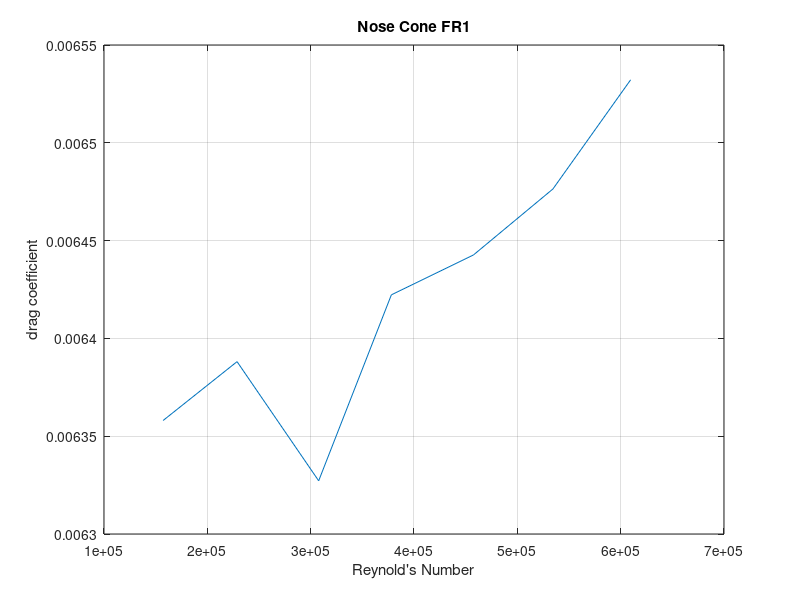
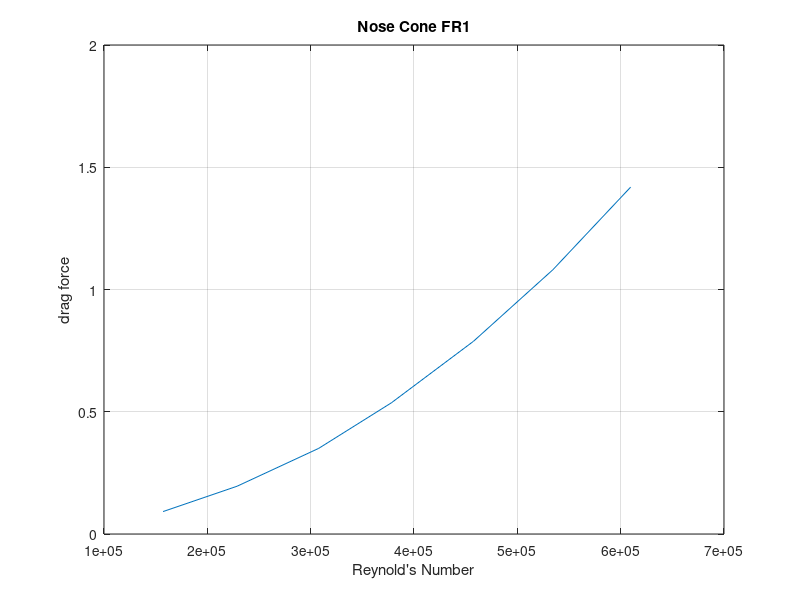
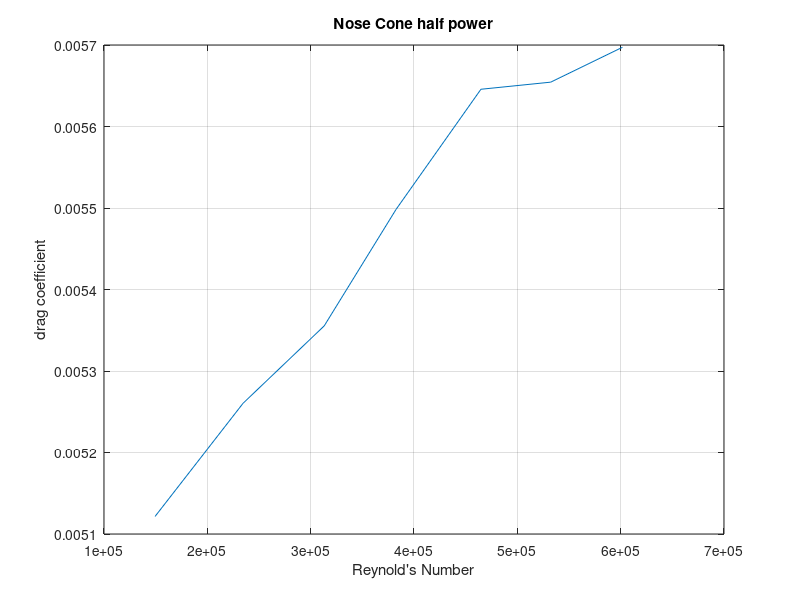
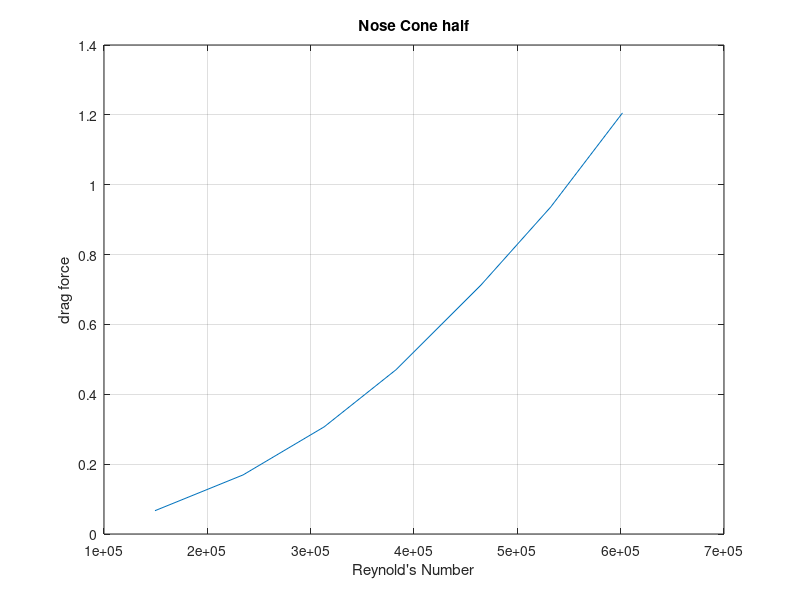

Source code (MATLAB) for these figures, in order:
% clean up for lab 3 wind tunnel test data
rho = 1.347;
mu = 1.789e-5;
test_data = fopen('test.txt','r');

data = textscan(test_data,'%f %f %f %f %f %f %f %*[^\n]');

fclose(test_data);

data = [data{1,:}];
k = 1;
for i = 1:4
    
    switch i
        case 1
            
            nose_coneFR1 = zeros(7,7);
            l = 1;
            for j = 10:5:40
                average = 0;
                
                while abs(j - data(k,7)) < 2
                    
                    nose_coneFR1(l,:) = nose_coneFR1(l,:) + data(k,:);
                    k = k +1;
                    average = average + 1;
                end
                nose_coneFR1(l,:) = nose_coneFR1(l,:)/average;
             l = l + 1;
            end
           FR = 1;
           L = 0.3048*.667;
           RE = nose_coneFR1(:,7)*L*rho/mu;
           ql = 0.5*rho*(nose_coneFR1(:,7).^2)*L;
           plot(RE,nose_coneFR1(:,1)./ql)
           xlabel('Reynold''s Number')
           ylabel('drag coefficient')
           title('Nose Cone FR1')
           grid
           
           figure (2)
           plot(RE,nose_coneFR1(:,1))
           grid
            xlabel('Reynold''s Number')
           ylabel('drag force')
           title('Nose Cone FR1')
          case 2
            
            nose_cone_half = zeros(7,7);
            l = 1;
            for j = 10:5:40
                average = 0;
                while abs(j - data(k,7)) < 2
                    
                    nose_cone_half(l,:) = nose_cone_half(l,:) + data(k,:);
                    k = k +1;
                    average = average + 1;
                end
                nose_cone_half(l,:) = nose_cone_half(l,:)/average;
             l = l + 1;
            end
              FR = 4;
           L = 0.3048*.667;
           RE = nose_cone_half(:,7)*L*rho/mu;
           ql = 0.5*rho*(nose_cone_half(:,7).^2)*L;
           figure(3)
           plot(RE,nose_cone_half(:,1)./ql)
           xlabel('Reynold''s Number')
           ylabel('drag coefficient')
           title('Nose Cone half power')
           grid
           
           figure (4)
           plot(RE,nose_cone_half(:,1))
           grid
            xlabel('Reynold''s Number')
           ylabel('drag force')
           title('Nose Cone half')
          case 3
            
            sd_8020 = zeros(7,7);
            l = 1;
            
            for j = 10:5:40
                average = 0;
                
                while abs(j - data(k,7)) < 2
                    
                    sd_8020(l,:) = sd_8020(l,:) + data(k,:);
                    k = k +1;
                    average = average + 1;
                end
                sd_8020(l,:) = sd_8020(l,:)/average;
             l = l + 1;
            end
            L = 0.3048*.667;
           RE = sd_8020(:,7)*L*rho/mu;
           ql = 0.5*rho*(sd_8020(:,7).^2)*L;
           figure(5)
           plot(RE,sd_8020(:,1)./ql)
           xlabel('Reynold''s Number')
           ylabel('drag coefficient')
           title('sd 8020')
           grid
           
           figure (6)
           plot(RE,sd_8020(:,1))
           grid
            xlabel('Reynold''s Number')
           ylabel('drag force')
           title('sd 8020')
            case 4
            
            clark = zeros(7,7);
            l = 1;
            for j = 10:5:40
                average = 0;
                while abs(j - data(k,7)) < 2
                    
                    clark(l,:) = clark(l,:) + data(k,:);
                    if k < 292
                        k = k +1;
                    else
                        break
                    end
                    average = average + 1;
                end
                clark(l,:) = clark(l,:)/average;
                
             l = l + 1;
            end
            L = 0.3048*0.667;
            RE = clark(:,7)*L*rho/mu;
           ql = 0.5*rho*(clark(:,7).^2)*L;
           figure(7)
           plot(clark(:,1)./ql)
           xlabel('Reynold''s Number')
           ylabel('drag coefficient')
           title('clark')
           grid
           
           figure (8)
           plot(RE,clark(:,1))
           grid
            xlabel('Reynold''s Number')
           ylabel('drag force')
           title('clark')
    end
    
end